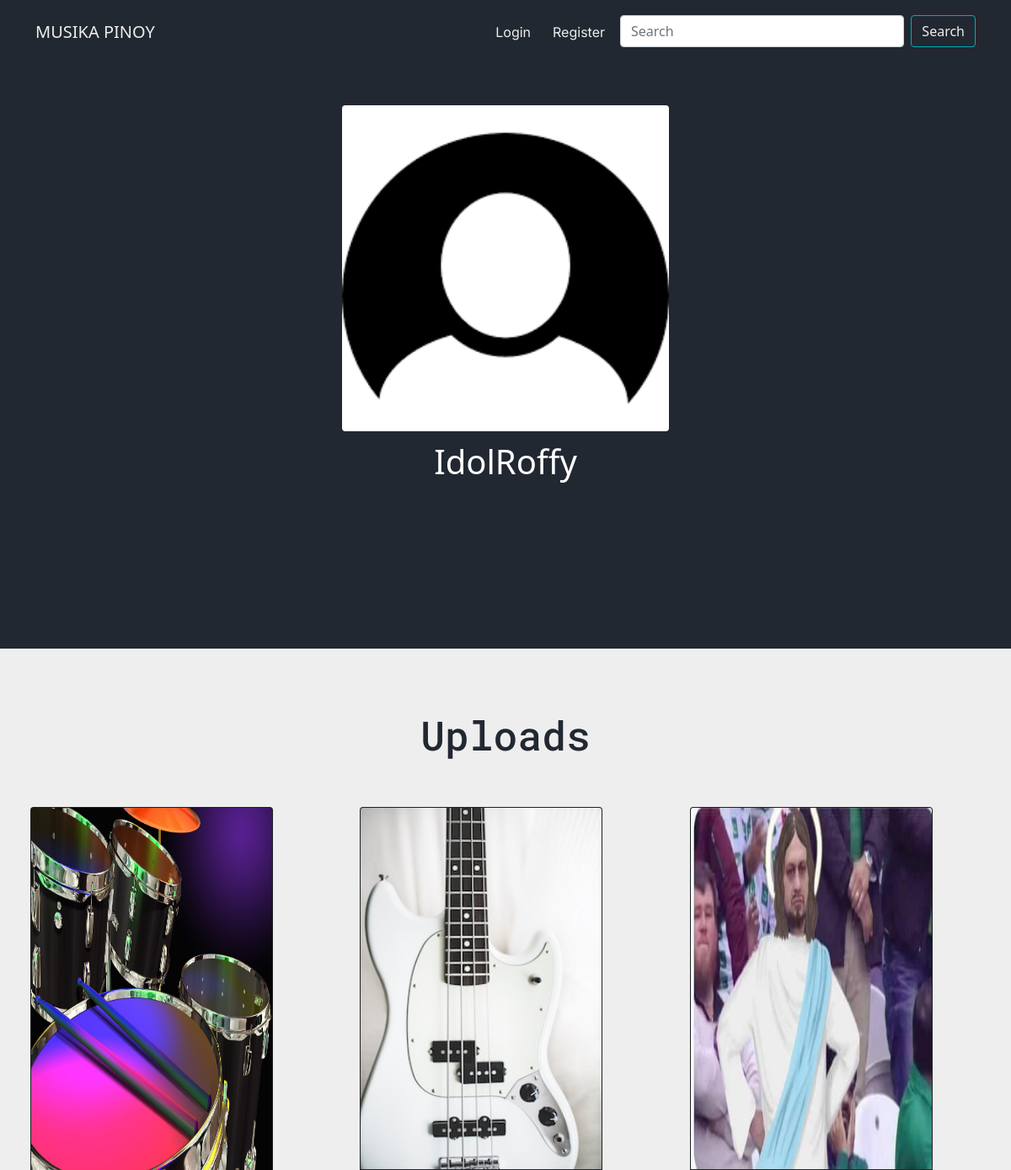
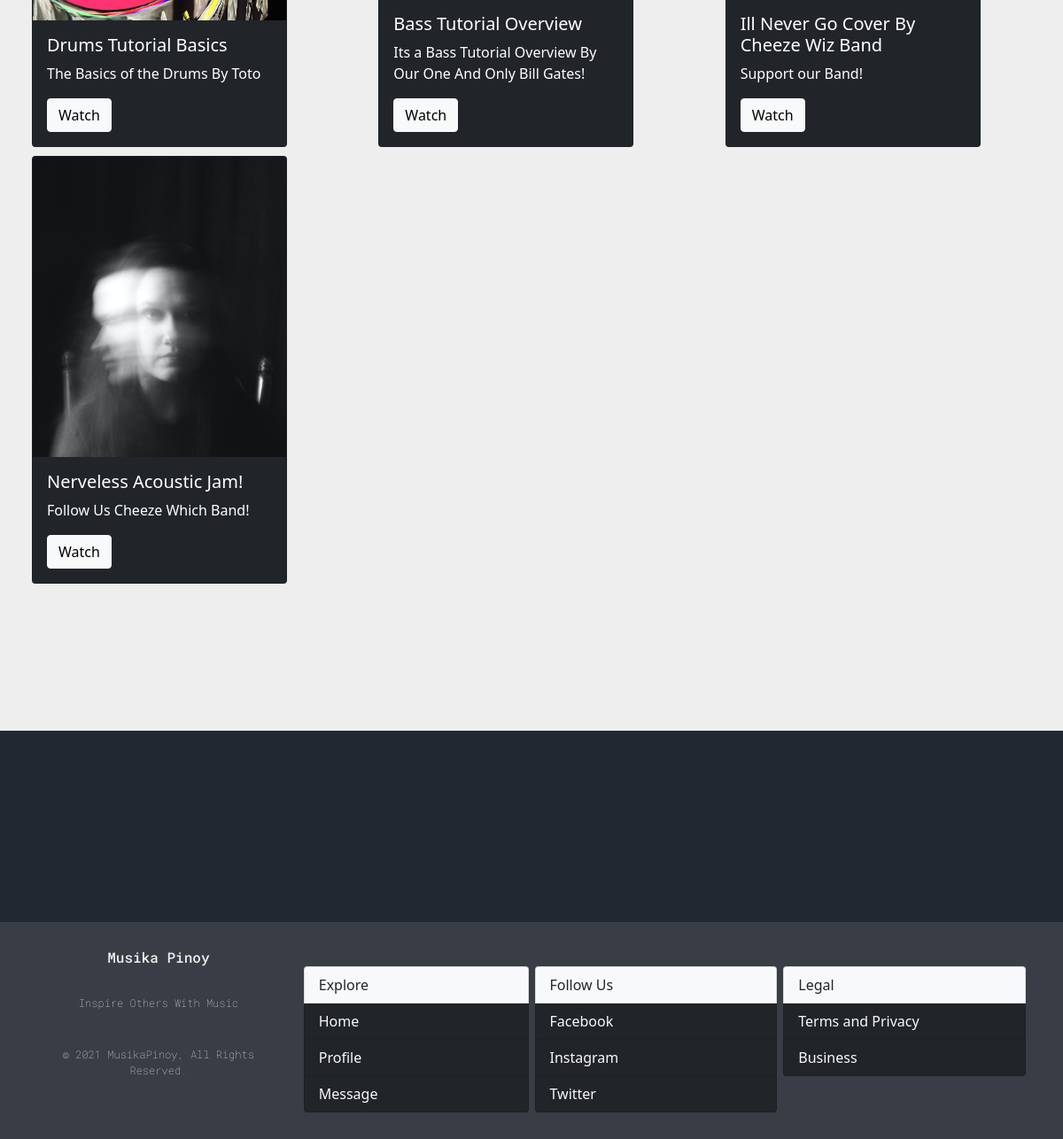
Page /newLayout/accDash2.php?id=7 on the committed database (2 pictures, top to bottom).
### tables this page shows
CREATE TABLE `aposttbl` (
  `apost_id` int(11) NOT NULL,
  `postName` varchar(255) NOT NULL,
  `fileName` varchar(255) NOT NULL,
  `category` varchar(255) NOT NULL,
  `description` varchar(255) NOT NULL,
  `thumbnail` varchar(255) NOT NULL,
  `name` varchar(255) NOT NULL,
  `uid` varchar(255) NOT NULL,
  `likes` int(11) NOT NULL,
  `views` int(11) NOT NULL,
  `date_up` varchar(255) NOT NULL,
  `last_id` int(11) NOT NULL
);

### newLayout/accDash2.php (the view, shortened to what this page needs)
<?php
include_once 'class.php';
if (isset($_GET['id'])) {
$id=$_GET['id'];
}
 ?>
<!doctype html>
<html lang="en">
  <head>
    <link href="https://cdn.jsdelivr.net/npm/bootstrap@5.0.0-beta1/dist/css/bootstrap.min.css" rel="stylesheet">
    <link rel="stylesheet" href="/css/css.css">
  </head>
  <body>
    <?php   $music->login(); ?>
    <nav class="navbar navbar-expand-lg navbar-light nab sticky-top" >
    <div class="container">
      <a class="navbar-brand" href="/index.php" style="margin-top:10px;"> MUSIKA PINOY</a>
      <div class="collapse navbar-collapse" id="navbarNavDropdown">
        <ul class="navbar-nav ms-auto">
          <li class="nav-item">
            <label for="click" class="button nav-link nab-links">Login</label>
       </li>
       <li class="nav-item">
         <label for="clicks" class="button nav-link nab-links">Register</label>
       </li>
          <li class="nav-item">
            <form class="d-flex" style="width: 422px;" action="search.php" method="get">
              <input class="form-control me-2" type="search" placeholder="Search" aria-label="Search" style="margin-top:10px;" name="search">
              <button class="btn btn-outline-success" type="submit" style="margin-top:10px;">Search</button>
            </form>
          </li>
        </ul>
      </div>
    </div>
    </nav>
    <div class="container-fluid">
	<div class="row">
		<div class="col-md-12 header">
      <div style="     height: 55%;
    display: flex;
    margin-top: 5%;
    align-content: center;
    justify-content: center;" >
<img src="/img/user.png" class="rounded float-start img-fluid align-middle" alt="..."><br/>
      </div>
      <div class="col-md-12 ">
        <div style="     height: 55%;
      display: flex;
      margin-top: 1%;
      align-content: center;
      justify-content: center; color:white;" >
    <h1><?php
    $connection=$music->openConnection();
    $stmt = $connection->prepare("SELECT * FROM aposttbl WHERE uid=?  ");
    $stmt->execute([$id]);
    $users = $stmt->fetch();
    $userCount = $stmt->rowCount();
    if ($userCount > 0)
    {
      echo $users['name'];
    }
    else
    {
        echo "User";
    }
     ?></h1>
        </div>
      </div>
		</div>
	</div>
</div>
<section class="second-section">
<h3 class="a">Uploads</h3>
<div class="img-gallery">
<?php
$connection=$music->openConnection();
$stmt = $connection->prepare("SELECT * FROM aposttbl WHERE uid=?  ");
$stmt->execute([$id]);
$users = $stmt->fetchAll();
$userCount = $stmt->rowCount();
if ($userCount > 0)
{
  foreach ($users as $user) {
    echo "  <div class='card text-white bg-dark' style='width: 18rem;'>
  <img src='/thumbnail/".$user['thumbnail']."' class='card-img-top' alt='...'>
  <div class='card-body'>
    <h5 class='card-title'>".$user['postName']."</h5>
    <p class='card-text'>".$user['description']."</p>
    <a href='/videoTemp.php?id=".$user['apost_id']."' class='btn btn-light'>Watch</a>
  </div>
</div>"
    ;
  }
}
else
{
    return 0;
}
 ?>
</div>
</section>
<section class="third-section">
</section>
<section class="footer">
  <div class="container-fluid">
	<div class="row">
		<div class="col-md-12">
      <div class="grid-container">
        <div class="footer1">
                <h3>Musika Pinoy</h3><br>
                <p>Inspire Others With Music</p><br>
                <p>© <span id="date"></span> MusikaPinoy, All Rights Reserved.</p>
        </div>
        <div class="footer2">
          <div class="row">
    <div class="fots  ">
      <div class="list-group " id="list-tab" role="tablist">
              <a class="list-group-item list-group-item-action bg-light text-dark" href="#"  aria-controls="home">Explore</a>
        <a class="list-group-item list-group-item-action bg-dark text-light" href="#"  aria-controls="home">Home</a>
        <a class="list-group-item list-group-item-action bg-dark text-light"  href="/about.php"  aria-controls="profile">Profile</a>
        <a class="list-group-item list-group-item-action bg-dark text-light"  href="/contact.php"  aria-controls="messages">Message</a>
      </div>
    </div>
        </div>
      </div>
      <div class="footer3">
        <div class="row">
  <div class="fots ">
    <div class="list-group " id="list-tab" role="tablist">
            <a class="list-group-item list-group-item-action bg-light text-dark" href="#"  aria-controls="home">Follow Us</a>
      <a class="list-group-item list-group-item-action bg-dark text-light" href="https://www.facebook.com/sejhhamatzu"  aria-controls="home">Facebook</a>
      <a class="list-group-item list-group-item-action bg-dark text-light"  href="https://www.instagram.com/"  aria-controls="profile">Instagram</a>
      <a class="list-group-item list-group-item-action bg-dark text-light"  href="https://twitter.com/home"  aria-controls="messages">Twitter</a>
    </div>
  </div>
      </div>
      </div>
      <div class="footer4">
        <div class="row">
  <div class="fots  ">
    <div class="list-group " id="list-tab" role="tablist">
        <a class="list-group-item list-group-item-action bg-light text-dark" href="#"  aria-controls="home">Legal</a>
      <a class="list-group-item list-group-item-action bg-dark text-light" href="/home.php"  aria-controls="home">Terms and Privacy</a>
      <a class="list-group-item list-group-item-action bg-dark text-light"  href="/about.php"  aria-controls="profile">Business</a>
    </div>
  </div>
      </div>
      </div>
		</div>
	</div>
</div>
</section>
  </body>
</html>

### newLayout/css/css.css (style rules this page uses)
body { background-color:#eeeeee; }
.header { width: 100%; background-color: #222831; background-size: cover; height: 88vh; }
.navbar-light .navbar-brand { color: #eeeeee; font-weight: 400; }
.btn-outline-success { color: #eeeeee; border-color: #00adb5; }
html { overflow: scroll; overflow-x: hidden; }
.navbar-light .navbar-nav .nav-link { margin-right: 10px; margin-top: 10px; font-family: 'Inter', sans-serif; color: #eeeeee; }
.second-section { padding-top: 122px; padding-bottom: 166px; align-items: center; }
.second-section .a { text-align: center; font-family: 'Roboto Mono', monospace; color: #222831; font-size: 4vw; position: relative; bottom: 3rem; }
.third-section { padding-top: 10%; padding-bottom: 8%; background-color:#222831; }
.nab { z-index: 5; background-color: #222831; }
.footer { height: 50%; background-color: #393e46; padding: 30px; }
.grid-container { display: grid; grid-template-columns: 1fr 1fr 1fr 1fr; grid-template-rows: 1fr; gap: 7px 7px; grid-template-areas: ". . . ."; }
.footer1 h3 { text-align: center; color: #eeeeee; font-family: 'Roboto Mono', monospace; font-size: 1rem; }
.footer1 p { text-align: center; color: #eeeeee; font-family: 'Roboto Mono', monospace; font-weight: lighter; font-size: 12px; }
.footer2 { margin-left: 20px; padding-top: 20px; }
.footer3,.footer4 { padding-top: 20px; }
.fots { width: 100%; }

### newLayout/accDash2.php (style rules this page uses)
.img-gallery { display: grid; grid-template-columns: repeat(auto-fill,minmax(300px,1fr)); grid-column-gap:10px; grid-row-gap:10px; margin-left: 3%; }
.img-gallery img { width: 100%; height: 82%; }

### rows in the picture
aposttbl: name "IdolRoffy", thumbnail (picture), postName "Drums Tutorial Basics", description "The Basics of the Drums By Toto"
aposttbl: thumbnail (picture), postName "Bass Tutorial Overview", description "Its a Bass Tutorial Overview By Our One And Only Bill Gates!"
aposttbl: thumbnail (picture), postName "Ill Never Go Cover By Cheeze Wiz Band", description "Support our Band!"
aposttbl: thumbnail (picture), postName "Nerveless Acoustic Jam!", description "Follow Us Cheeze Which Band!"
